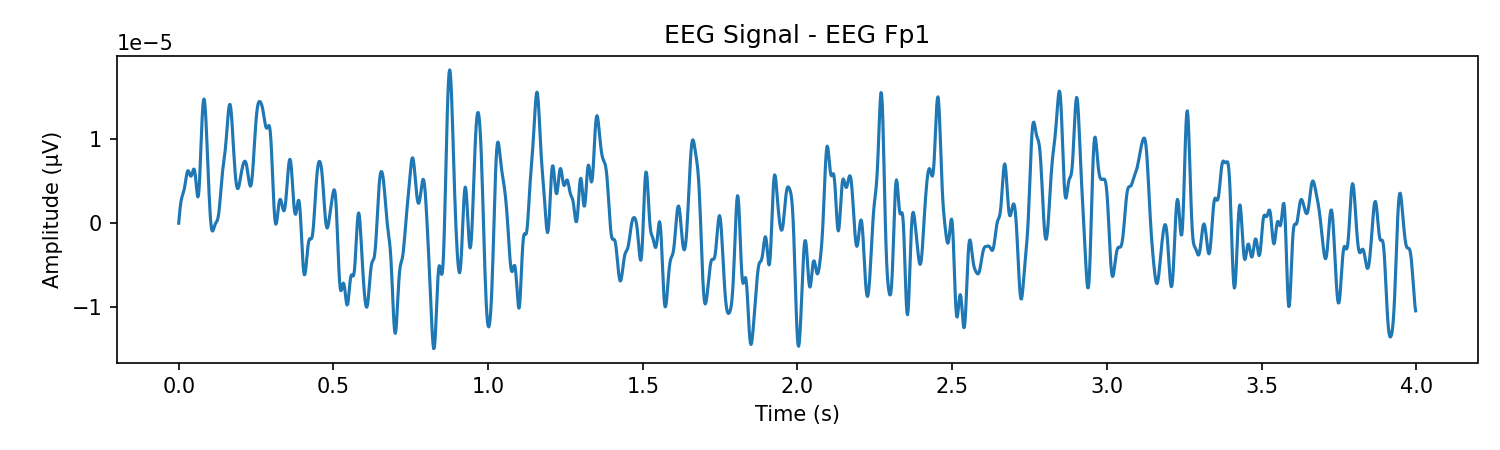
#> input picture ArduinoEEG/spectrograms/encoding/enc_1.png, 1500 x 450 px; its folder holds only this picture in this run
$ python graph_visualization.py
#> lines starting #> are read from the running program, lines starting #| are printed output that depends on the picture
import numpy as np
import matplotlib.pyplot as plt
import os
from PIL import Image

# Input and output folders
input_folder = "spectrograms/encoding"   # change if needed
output_folder = "graph_images"
os.makedirs(output_folder, exist_ok=True)

def spectrogram_to_graph(img_path):
    # Open image using PIL
#> called with img_path = 'spectrograms/encoding/enc_1.png'
    img = Image.open(img_path).convert("L")  # convert to grayscale
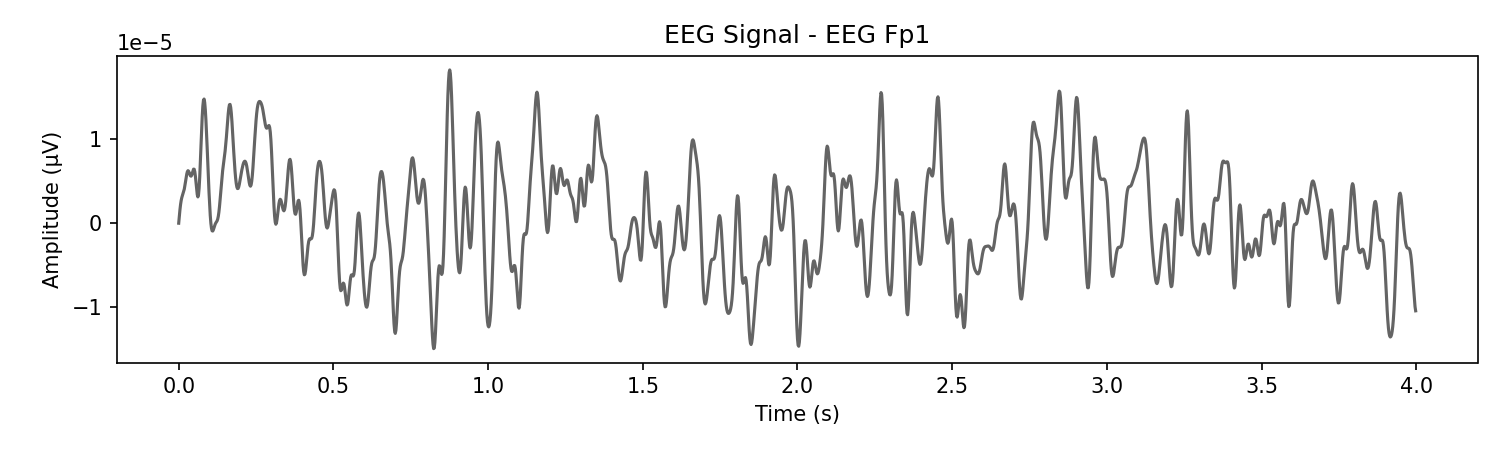
#> img: PIL image 1500x450 L; min 0, max 255, mean 242.6
    img = np.array(img)

    # Normalize
    img = img / 255.0
#> img: shape (450, 1500) float64

    # Convert to 1D signal
    signal = np.sum(img, axis=0)   # better than mean
#> signal = 1500 values, max 450 at index 0, min 190.7 at index 116, mean 428.1

    # Normalize signal
    signal = (signal - np.mean(signal)) / (np.std(signal) + 1e-6)
#> signal = 1500 values, max 1.16 at index 0, min -12.63 at index 116, mean 1.48e-15

    return signal

# Process all images
for file in os.listdir(input_folder):
    if file.endswith(".png"):
        img_path = os.path.join(input_folder, file)

        signal = spectrogram_to_graph(img_path)

        # Time axis
        time = np.linspace(0, 4, len(signal))
#> time = 1500 values from 0 to 4

        # Plot graph
        plt.figure(figsize=(10, 3))
        plt.plot(time, signal)
        plt.xlabel("Time (s)")
        plt.ylabel("Amplitude (µV)")
        plt.title("EEG Signal")

        # Save image
        save_path = os.path.join(output_folder, file)
        plt.savefig(save_path)
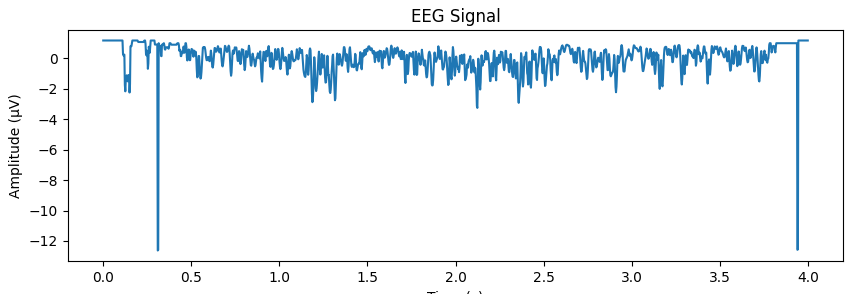
#> figure drawn by matplotlib, 1 panel; curve peaks at x = 0, y = 1.16
        plt.close()

print("Graph images generated successfully ✅")

$ run again, on ArduinoEEG/spectrograms/encoding/enc_13.png
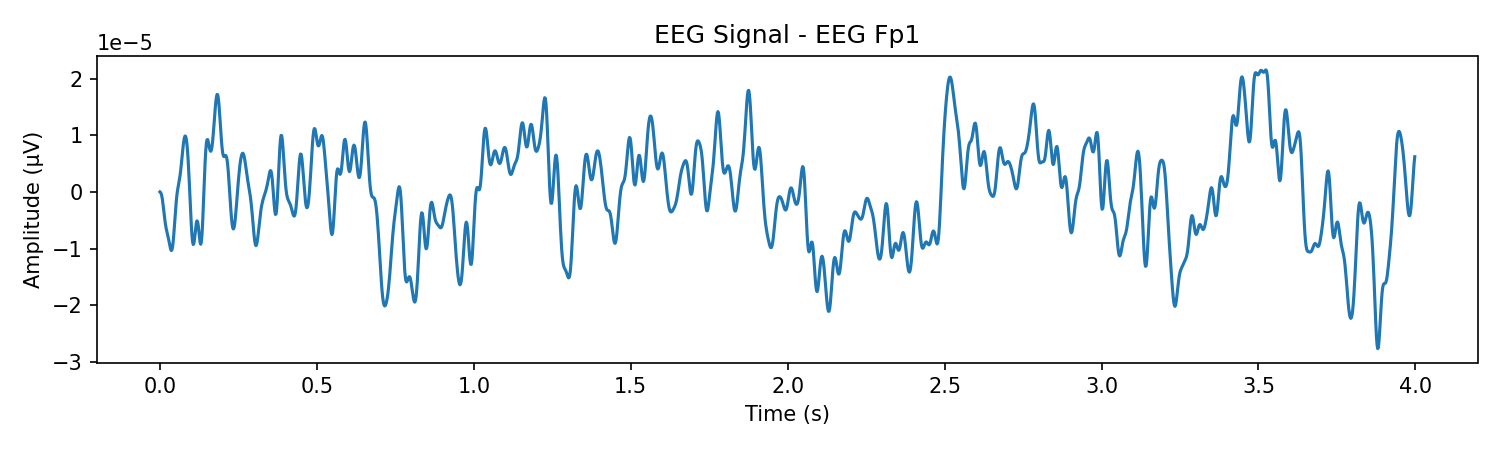
#> input picture ArduinoEEG/spectrograms/encoding/enc_13.png, 1500 x 450 px
#> in spectrogram_to_graph, `img = Image.open(img_path).convert("L")`:
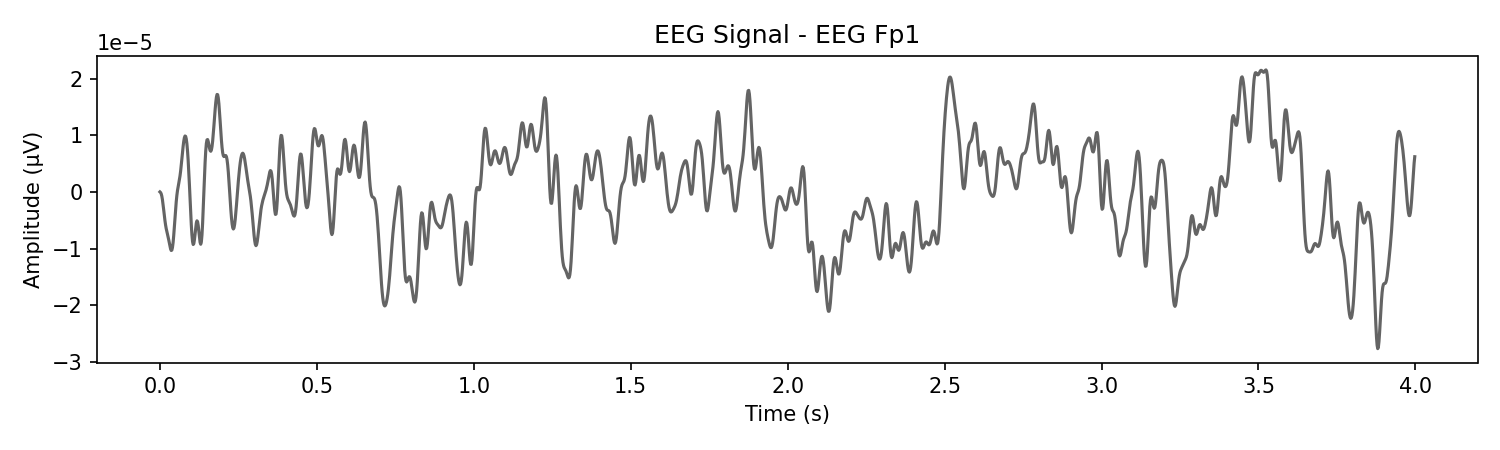
#> img: PIL image 1500x450 L; min 0, max 255, mean 244.7
#> in spectrogram_to_graph, `signal = np.sum(img, axis=0)`: signal = 1500 values, max 450 at index 0, min 190 at index 96, mean 431.8
#> in spectrogram_to_graph, `signal = (signal - np.mean(signal)) / (np.std(signal) + 1e-6)`: signal = 1500 values, max 1.11 at index 0, min -14.77 at index 96, mean -3.45e-15
#> time = 1500 values from 0 to 4
#> `plt.savefig(save_path)`:
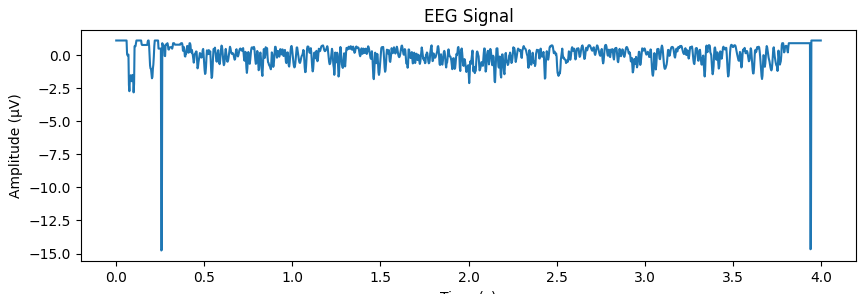
#> figure drawn by matplotlib, 1 panel; curve peaks at x = 0, y = 1.11

$ run again, on ArduinoEEG/spectrograms/encoding/enc_14.png
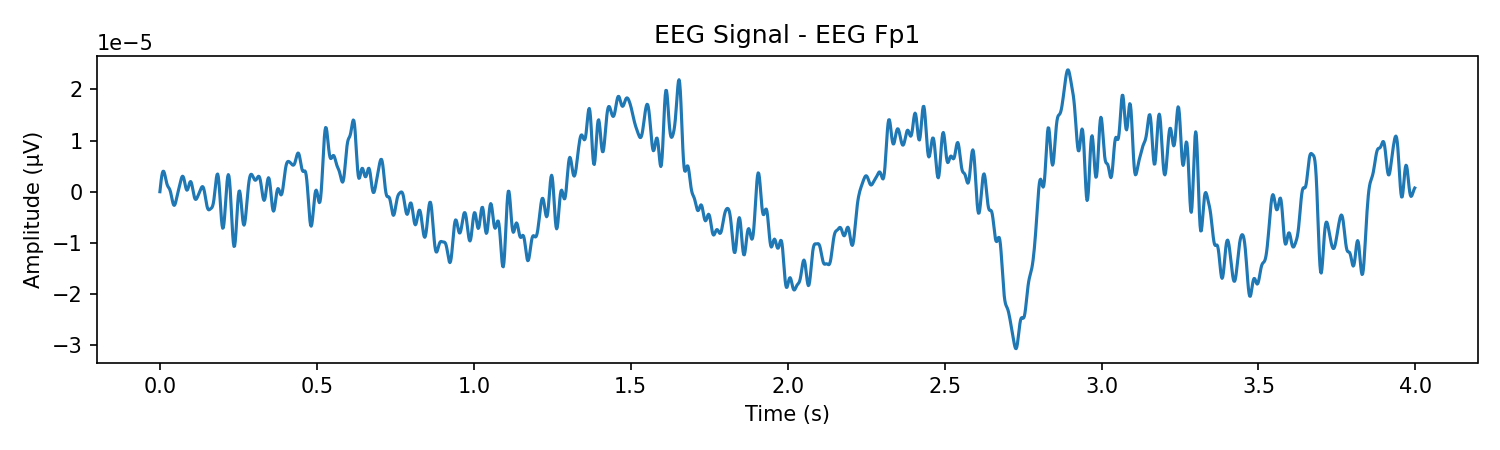
#> input picture ArduinoEEG/spectrograms/encoding/enc_14.png, 1500 x 450 px
#> in spectrogram_to_graph, `img = Image.open(img_path).convert("L")`:
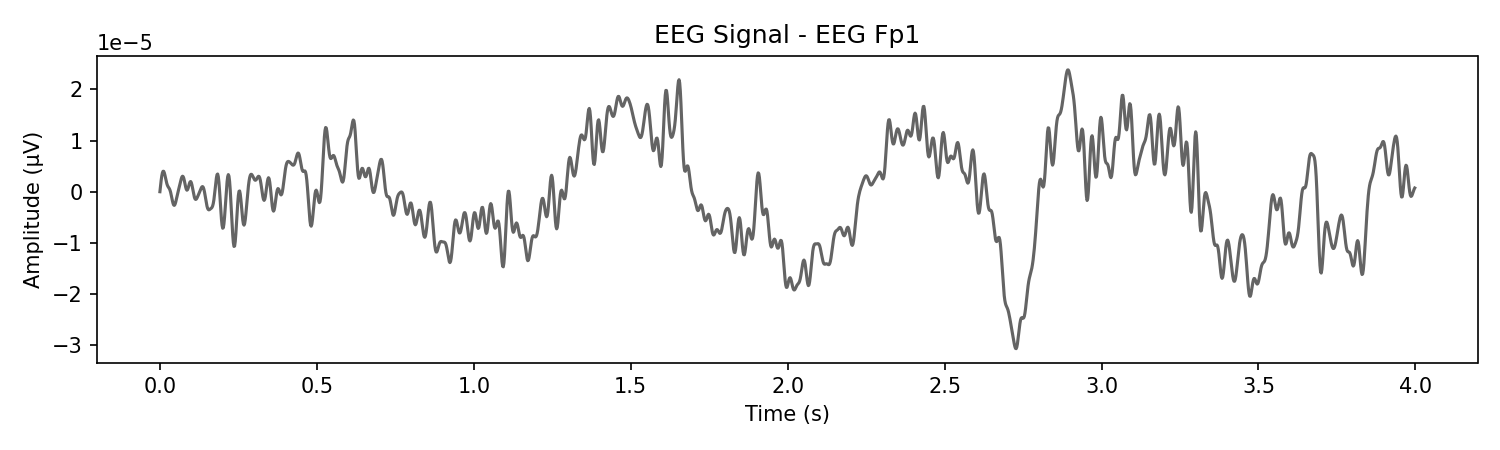
#> img: PIL image 1500x450 L; min 0, max 255, mean 245.9
#> in spectrogram_to_graph, `signal = np.sum(img, axis=0)`: signal = 1500 values, max 450 at index 0, min 189.9 at index 96, mean 434
#> in spectrogram_to_graph, `signal = (signal - np.mean(signal)) / (np.std(signal) + 1e-6)`: signal = 1500 values, max 1.03 at index 0, min -15.63 at index 96, mean 4.17e-15
#> time = 1500 values from 0 to 4
#> `plt.savefig(save_path)`:
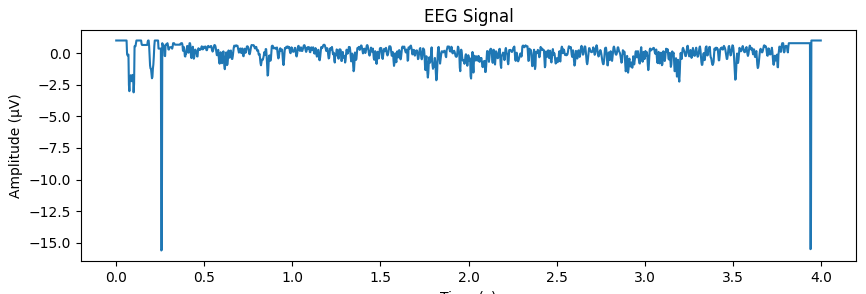
#> figure drawn by matplotlib, 1 panel; curve peaks at x = 0, y = 1.03

$ run again, on ArduinoEEG/spectrograms/encoding/enc_15.png
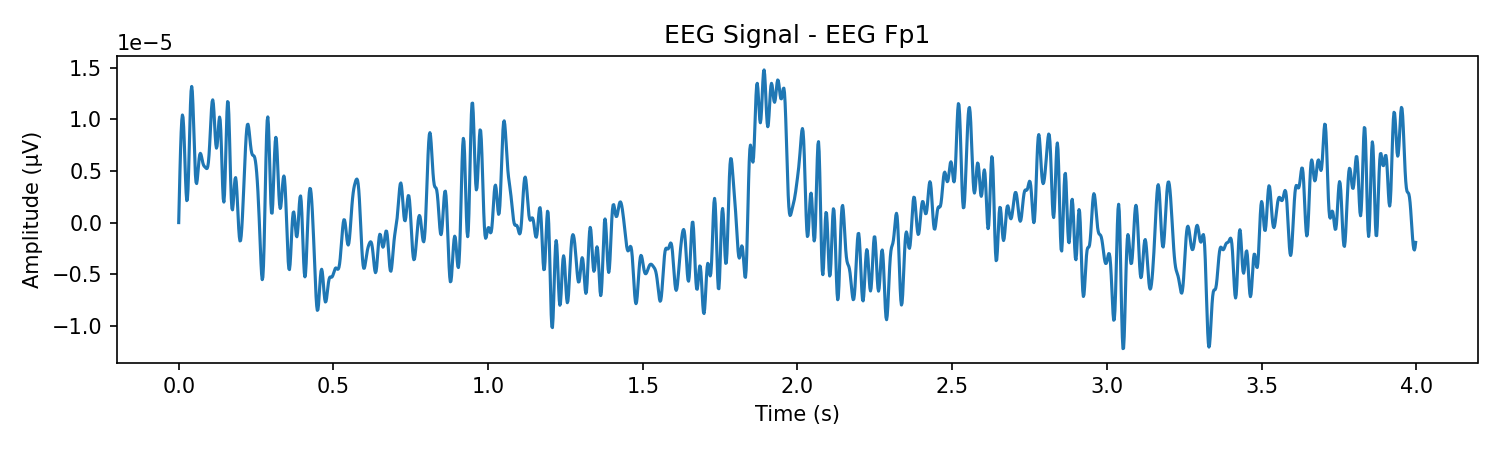
#> input picture ArduinoEEG/spectrograms/encoding/enc_15.png, 1500 x 450 px
#> in spectrogram_to_graph, `img = Image.open(img_path).convert("L")`:
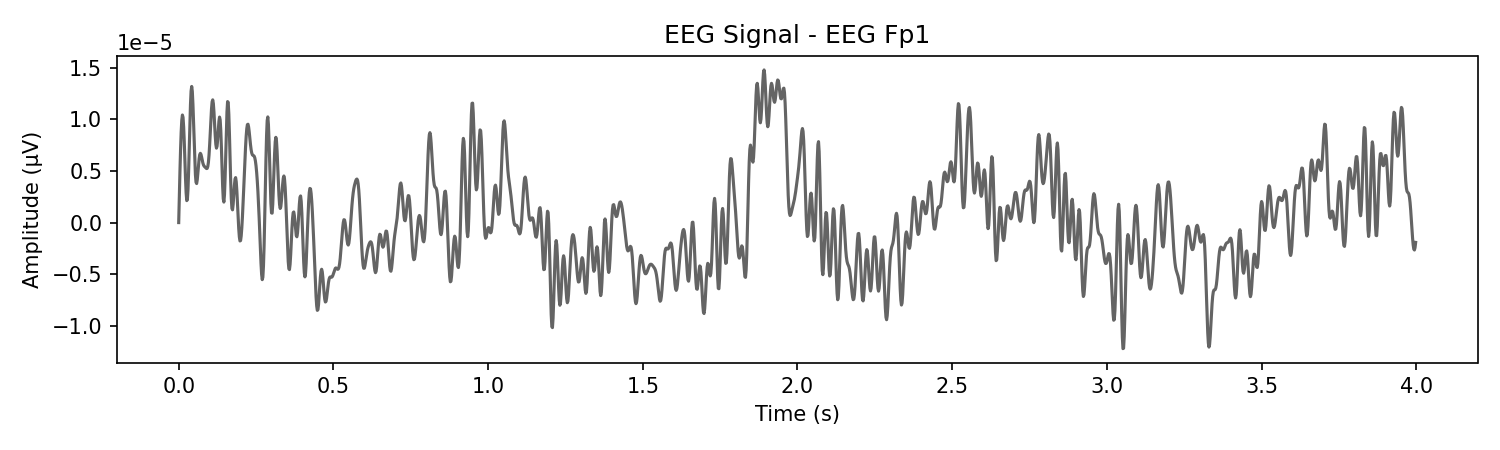
#> img: PIL image 1500x450 L; min 0, max 255, mean 241
#> in spectrogram_to_graph, `signal = np.sum(img, axis=0)`: signal = 1500 values, max 450 at index 0, min 189.9 at index 116, mean 425.3
#> in spectrogram_to_graph, `signal = (signal - np.mean(signal)) / (np.std(signal) + 1e-6)`: signal = 1500 values, max 1.27 at index 0, min -12.13 at index 116, mean -9.28e-16
#> time = 1500 values from 0 to 4
#> `plt.savefig(save_path)`:
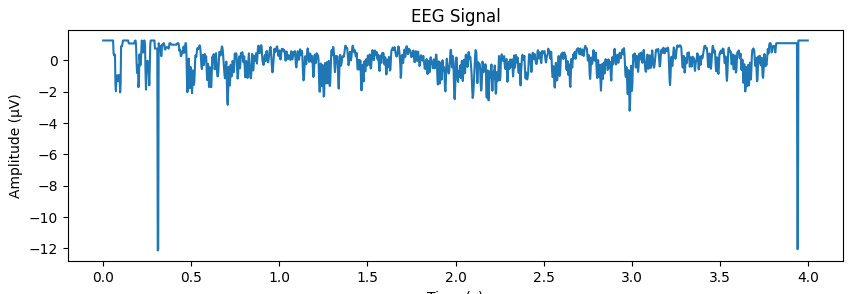
#> figure drawn by matplotlib, 1 panel; curve peaks at x = 0, y = 1.27

$ run again, on ArduinoEEG/spectrograms/encoding/enc_10.png
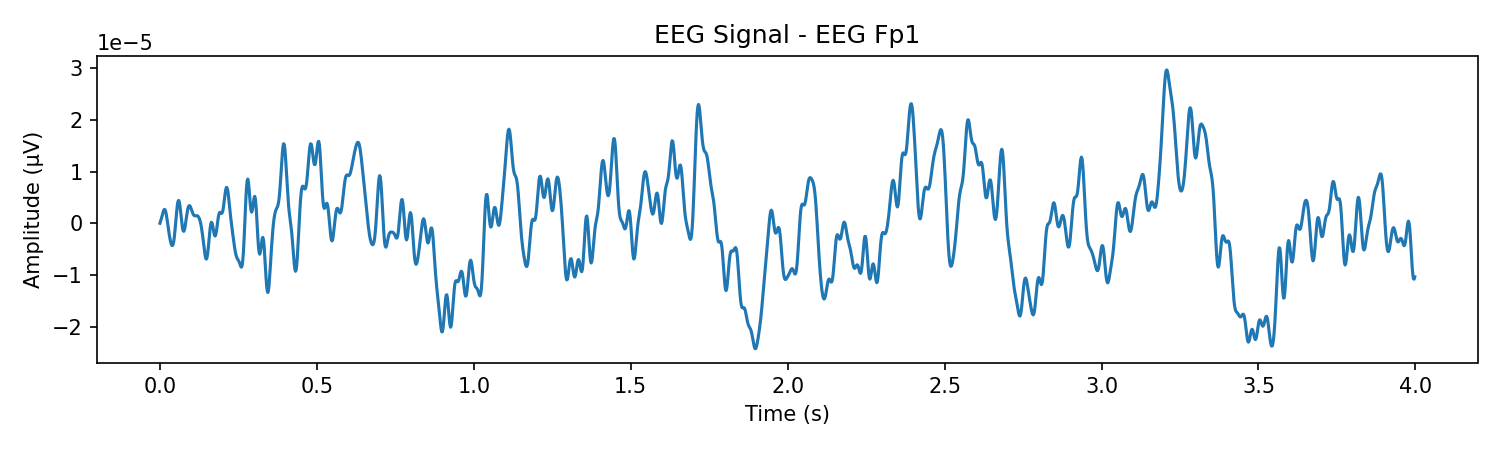
#> input picture ArduinoEEG/spectrograms/encoding/enc_10.png, 1500 x 450 px
#> in spectrogram_to_graph, `img = Image.open(img_path).convert("L")`:
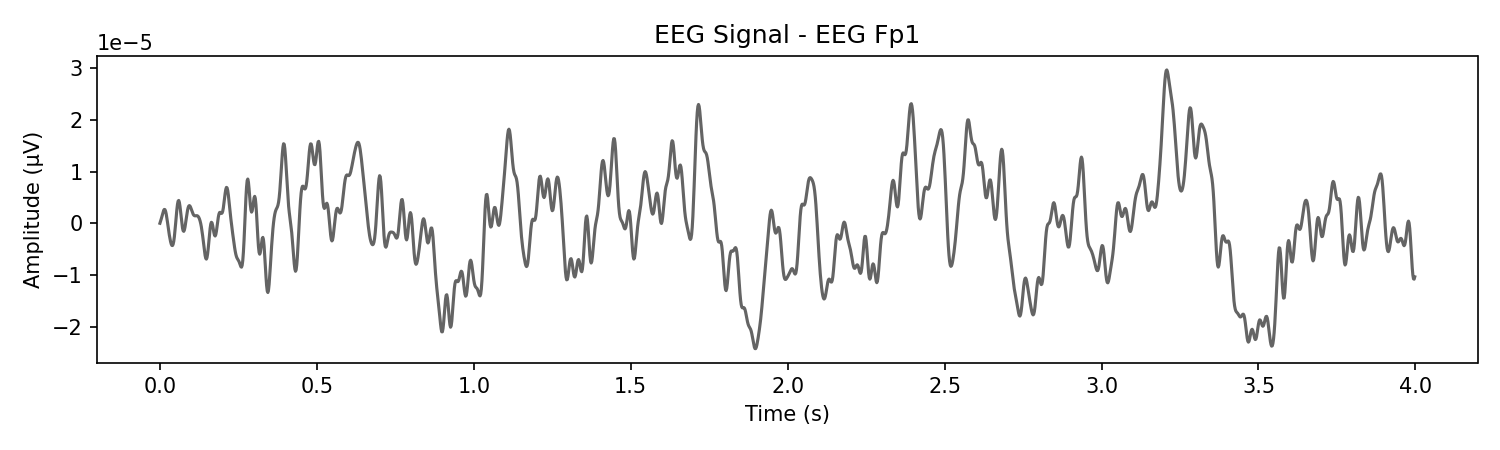
#> img: PIL image 1500x450 L; min 0, max 255, mean 245.1
#> in spectrogram_to_graph, `signal = np.sum(img, axis=0)`: signal = 1500 values, max 450 at index 0, min 189.9 at index 96, mean 432.5
#> in spectrogram_to_graph, `signal = (signal - np.mean(signal)) / (np.std(signal) + 1e-6)`: signal = 1500 values, max 1.09 at index 0, min -15.17 at index 96, mean 1.36e-15
#> time = 1500 values from 0 to 4
#> `plt.savefig(save_path)`:
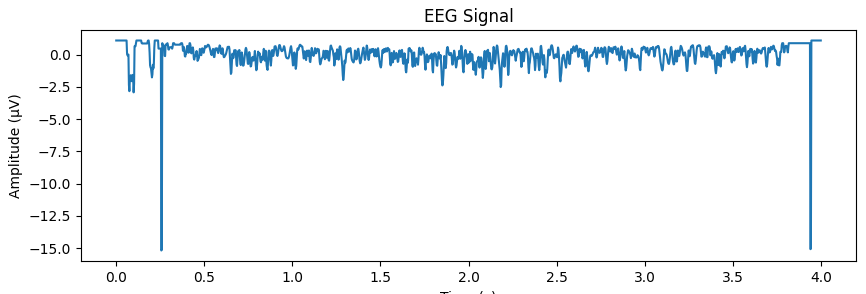
#> figure drawn by matplotlib, 1 panel; curve peaks at x = 0, y = 1.09
